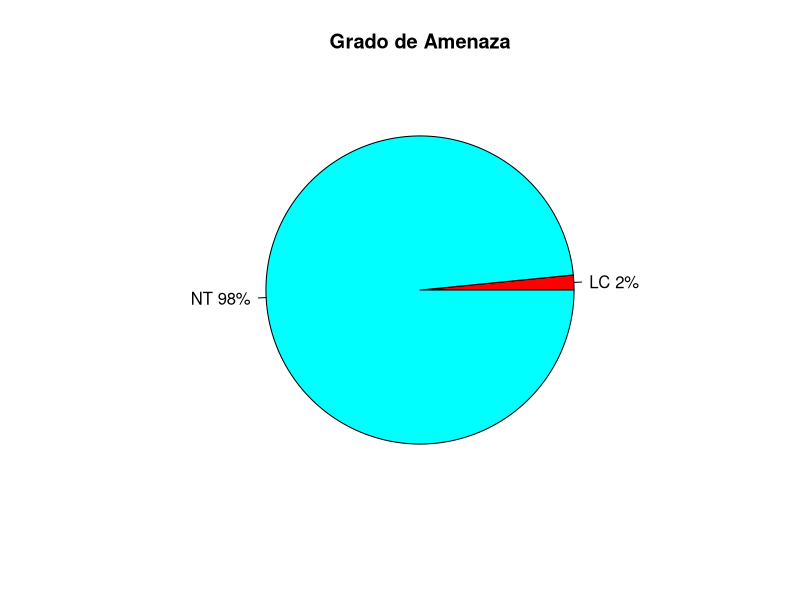

R code for this plot:
## ---- chunk 1
sp<-c(1,63)
Grado_a<-c("LC","NT")     #grado de amenaza
#pie(sp,labels = Grado_a,main = "Grado de Amenaza")
porcenteje<-round(sp/sum(sp)*100)
Grado_a<-paste(Grado_a,porcenteje)
Grado_a<-paste(Grado_a,"%", sep = "") 
pie(sp,labels = Grado_a,col = rainbow(length(Grado_a)),main="Grado de Amenaza")

